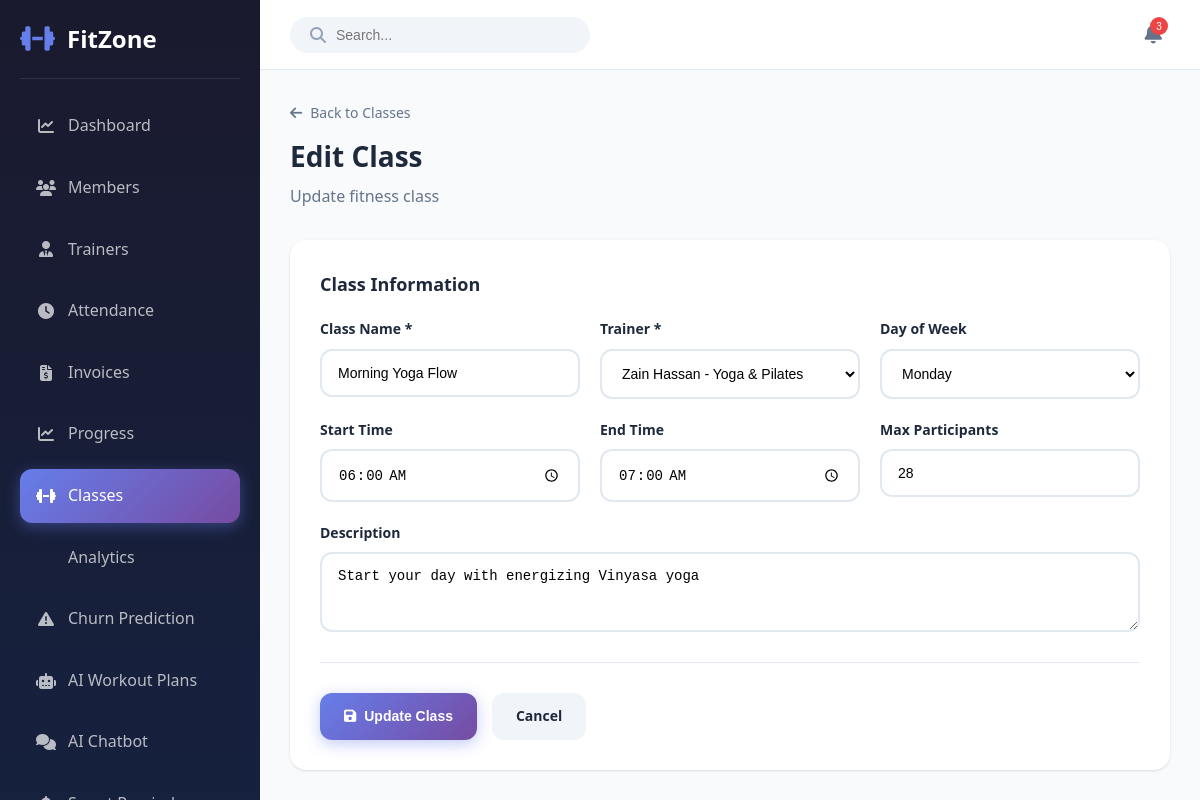
Page /classes/1/edit (signed in) on the committed database.
### models.py (models this page shows, shortened)
class Class(db.Model):
    __tablename__ = 'classes'
    id = db.Column(db.Integer, primary_key=True)
    name = db.Column(db.String(100), nullable=False)
    description = db.Column(db.Text)
    trainer_id = db.Column(db.Integer, db.ForeignKey('trainers.id'))
    day_of_week = db.Column(db.Integer)  # 0=Monday, 6=Sunday
    start_time = db.Column(db.Time)
    end_time = db.Column(db.Time)
    max_participants = db.Column(db.Integer, default=20)
    is_active = db.Column(db.Boolean, default=True)
    created_at = db.Column(db.DateTime, default=datetime.utcnow)

class User(UserMixin, db.Model):
    __tablename__ = 'users'
    id = db.Column(db.Integer, primary_key=True)
    email = db.Column(db.String(120), unique=True, nullable=False, index=True)
    password_hash = db.Column(db.String(256), nullable=False)
    first_name = db.Column(db.String(50), nullable=False)
    last_name = db.Column(db.String(50), nullable=False)
    role = db.Column(db.String(20), nullable=False, default='member')  # admin, trainer, member
    phone = db.Column(db.String(20))
    created_at = db.Column(db.DateTime, default=datetime.utcnow)
    updated_at = db.Column(db.DateTime, default=datetime.utcnow, onupdate=datetime.utcnow)
    is_active = db.Column(db.Boolean, default=True)
    profile_image = db.Column(db.String(255), default='default-avatar.png')
    member = db.relationship('Member', backref='user', uselist=False, lazy=True)
    trainer = db.relationship('Trainer', backref='user', uselist=False, lazy=True)

### app.py (the view, shortened to what this page needs)
@app.route('/classes/<int:class_id>/edit', methods=['GET', 'POST'])
@login_required
@role_required(['admin'])
def edit_class(class_id):
    class_obj = Class.query.get_or_404(class_id)
    trainers = Trainer.query.join(User).filter(User.is_active == True).all()
    return render_template('class_form.html', class_obj=class_obj, trainers=trainers)

### app.py (called while the page is built)
@login_manager.user_loader
def load_user(user_id):
    return User.query.get(int(user_id))

def role_required(roles):
    def decorator(f):
        @wraps(f)
        def decorated_function(*args, **kwargs):
            if not current_user.is_authenticated:
                return redirect(url_for('login'))
            if current_user.role not in roles:
                flash('You do not have permission to access this page.', 'danger')
                return redirect(url_for('dashboard'))
            return f(*args, **kwargs)
        return decorated_function
    return decorator

### templates/class_form.html (shortened to what this page needs)
{% extends "base.html" %}
{% block content %}
<div class="page-container">
    <div class="page-header">
        <div class="header-content">
            <a href="{{ url_for('classes_list') }}" class="back-link">
                <i class="fas fa-arrow-left"></i>
                Back to Classes
            </a>
            <h1>{% if class_obj %}Edit{% else %}Add{% endif %} Class</h1>
            <p>{% if class_obj %}Update{% else %}Create a new{% endif %} fitness class</p>
        </div>
    </div>
    <form method="POST" class="form-container-wide">
        <div class="form-section">
            <h3>Class Information</h3>
            <div class="form-grid">
                <div class="form-group">
                    <label for="name">Class Name *</label>
                    <input type="text" id="name" name="name" required
                           value="{{ class_obj.name if class_obj else '' }}">
                </div>
                <div class="form-group">
                    <label for="trainer_id">Trainer *</label>
                    <select id="trainer_id" name="trainer_id" required>
                        {% for trainer in trainers %}
                        <option value="{{ trainer.id }}" {% if class_obj and class_obj.trainer_id == trainer.id %}selected{% endif %}>
                            {{ trainer.user.first_name }} {{ trainer.user.last_name }} - {{ trainer.specialization or 'General' }}
                        </option>
                        {% endfor %}
                    </select>
                </div>
                <div class="form-group">
                    <label for="day_of_week">Day of Week</label>
                    <select id="day_of_week" name="day_of_week">
                        <option value="0" {% if class_obj and class_obj.day_of_week == 0 %}selected{% endif %}>Monday</option>
                    </select>
                </div>
                <div class="form-group">
                    <label for="start_time">Start Time</label>
                    <input type="time" id="start_time" name="start_time"
                           value="{{ class_obj.start_time.strftime('%H:%M') if class_obj and class_obj.start_time else '' }}">
                </div>
                <div class="form-group">
                    <label for="end_time">End Time</label>
                    <input type="time" id="end_time" name="end_time"
                           value="{{ class_obj.end_time.strftime('%H:%M') if class_obj and class_obj.end_time else '' }}">
                </div>
                <div class="form-group">
                    <label for="max_participants">Max Participants</label>
                    <input type="number" id="max_participants" name="max_participants"
                           value="{{ class_obj.max_participants if class_obj else 20 }}">
                </div>
                <div class="form-group full-width">
                    <label for="description">Description</label>
                    <textarea id="description" name="description" rows="3">{{ class_obj.description if class_obj else '' }}</textarea>
                </div>
            </div>
        </div>
        <div class="form-actions">
            <button type="submit" class="btn btn-primary">
                <i class="fas fa-save"></i>
                <span>{% if class_obj %}Update{% else %}Create{% endif %} Class</span>
            </button>
            <a href="{{ url_for('classes_list') }}" class="btn btn-secondary">Cancel</a>
        </div>
    </form>
</div>
{% endblock %}

### static/css/style.css (style rules this page uses)
:root { --primary: #667eea; --primary-dark: #5568d3; --secondary: #764ba2; --success: #10b981; --warning: #f59e0b; --danger: #ef4444; --info: #3b82f6; --bg-primary: #f8fafc; --bg-secondary: #f1f5f9; --bg-white: #ffffff; --text-primary: #1e293b; --text-secondary: #64748b; --text-muted: #94a3b8; --border-color: #e2e8f0; --border-radius: 12px; --border-radius-lg: 16px; --shadow-sm: 0 1px 2px 0 rgba(0, 0, 0, 0.05); --shadow: 0 1px 3px 0 rgba(0, 0, 0, 0.1), 0 1px 2px -1px rgba(0, 0, 0, 0.1); --shadow-md: 0 4px 6px -1px rgba(0, 0, 0, 0.1), 0 2px 4px -2px rgba(0, 0, 0, 0.1); --shadow-lg: 0 10px 15px -3px rgba(0, 0, 0, 0.1), 0 4px 6px -4px rgba(0, 0, 0, 0.1); --transition: all 0.3s ease; --sidebar-width: 260px; --header-height: 70px; }
* { margin: 0; padding: 0; box-sizing: border-box; }
body { font-family: 'Segoe UI', system-ui, -apple-system, sans-serif; background: var(--bg-primary); color: var(--text-primary); line-height: 1.6; }
.page-header { display: flex; justify-content: space-between; align-items: flex-start; margin-bottom: 30px; }
.header-content h1 { font-size: 28px; font-weight: 700; color: var(--text-primary); margin-bottom: 5px; }
.header-content p { color: var(--text-secondary); }
.back-link { display: inline-flex; align-items: center; gap: 8px; color: var(--text-secondary); text-decoration: none; font-size: 14px; margin-bottom: 10px; transition: var(--transition); }
.btn { display: inline-flex; align-items: center; gap: 8px; padding: 12px 24px; border-radius: var(--border-radius); font-size: 14px; font-weight: 600; text-decoration: none; cursor: pointer; transition: var(--transition); border: none; }
.btn-primary { background: linear-gradient(135deg, var(--primary) 0%, var(--secondary) 100%); color: white; box-shadow: 0 4px 15px rgba(102, 126, 234, 0.4); }
.btn-secondary { background: var(--bg-secondary); color: var(--text-primary); }
.form-container-wide { background: var(--bg-white); border-radius: var(--border-radius-lg); box-shadow: var(--shadow); padding: 30px; }
.form-section { margin-bottom: 30px; padding-bottom: 30px; border-bottom: 1px solid var(--border-color); }
.form-section h3 { font-size: 18px; font-weight: 600; margin-bottom: 20px; color: var(--text-primary); }
.form-grid { display: grid; grid-template-columns: repeat(auto-fit, minmax(250px, 1fr)); gap: 20px; }
.form-group { display: flex; flex-direction: column; gap: 8px; }
.form-group.full-width { grid-column: 1 / -1; }
.form-group label { font-size: 14px; font-weight: 600; color: var(--text-primary); }
.form-group input, .form-group select, .form-group textarea { padding: 14px 16px; border: 2px solid var(--border-color); border-radius: var(--border-radius); font-size: 14px; transition: var(--transition); background: var(--bg-white); }
.form-actions { display: flex; gap: 15px; margin-top: 30px; }

### rows in the picture
Class: name "Morning Yoga Flow", trainer_id "Zain Hassan - Yoga & Pilates", day_of_week "Monday", start_time "06:00", end_time "07:00", max_participants "28", description "Start your day with energizing Vinyasa yoga"
